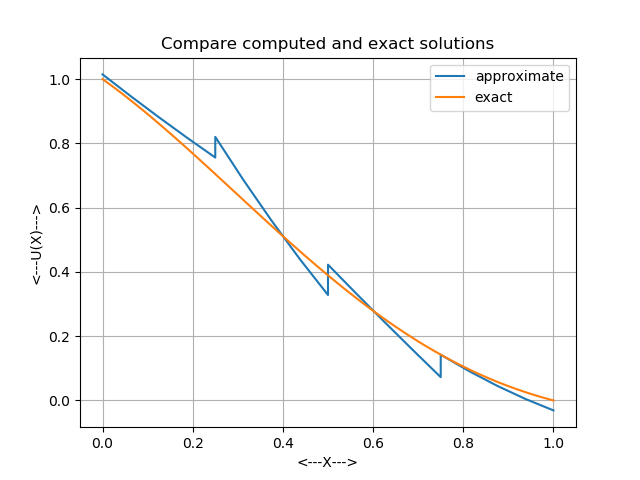

Here is the Python script that generated this plot:
#! /usr/bin/env python3
#
import numpy as np
import matplotlib.pyplot as plt
import platform
import scipy.sparse.linalg as la_sparse


def dg1d_poisson(nel, ss, penal, f):

    # *****************************************************************************80
    #
    # DG1D_POISSON applies Discontinuous Galerkin method to 1D Poisson equation.
    #
    #  Discussion:
    #
    #    A 1D version of the Poisson equation has the form
    #
    #      - ( K(x) u'(x) )' = f(x)  for 0 < x < 1
    #
    #      u(0) = 1
    #      u(1) = 0
    #
    #    Here, we will assume that K(x) = 1.
    #
    #    This function computes an approximate discrete solution to the problem,
    #    using a version of the Discontinuous Galerkin method.  The interval
    #    [0,1] is divided into NEL equal subintervals, over each of which a set
    #    of LOCDIM=3 basis monomials are defined, centered at the midpoint of
    #    the subinterval, and normalized to have unit value at the subinterval
    #    endpoints.
    #
    #    The discontinous Galerkin equations are then set up as the linear
    #    system A*c=b, where c represents coefficients of the basis functions.
    #    The result of solving this system can then be used to tabulate, evaluate,
    #    or plot the approximate DG solution function.
    #
    #  Modified:
    #
    #    17 September 2018
    #
    #  Author:
    #
    #    Original MATLAB version by Beatrice Riviere,
    #    Python version by Alex Lindsay: https://github.com/lindsayad
    #
    #  Reference:
    #
    #    Beatrice Riviere,
    #    Discontinuous Galerkin Methods for Solving Elliptic and Parabolic Equations,
    #    SIAM, 2008,
    #    ISBN: 978-0-898716-56-6
    #
    #  Parameters:
    #
    #   Input, integer NEL, the number of subintervals.
    #
    #    Input, real SS, the symmetrization parameter.
    #    Three values are meaningful:
    #    1.0: NIPG, nonsymmetric interior penalty Galerkin method.
    #    0.0: IIPG, incomplete interior penalty Galerkin method.
    #   -1.0: SIPG, symmetric interior penalty Galerkin method.
    #
    #    Input, real PENAL, the penalty parameter.
    #
    #    Input, F(x), the name of the function which evaluates the
    #    right hand side of the Poisson equation.
    #
    #    Output, real C(3*NEL), the DG coefficients.  The dimension of 3
    #    is due to the use of piecewise quadratics in the interpolation scheme.
    #

    #
    #  Dimension of local matrices.
    #  This number should correspond to the number of monomials used in each
    #  subinterval.  Because it is set to 3, we are using piecewise quadratics.
    #

    #
    #  Local matrices.
    #  These matrices have order locdimxlocdim.
    #  If we want to use higher order methods, then these local matrices would
    #  need to be enlarged, and the appropriate additional values inserted.
    #

    locdim = 3
    Amat = nel * np.array([
        [0.0, 0.0, 0.0],
        [0.0, 4.0, 0.0],
        [0.0, 0.0, 16.0 / 3.0]])

    Bmat = nel * np.array([
        [penal, 1.0 - penal, - 2.0 + penal],
        [- ss - penal, - 1.0 + ss - penal, 2.0 - ss - penal],
        [2.0 * ss + penal, 1.0 - 2.0 * ss - penal, - 2.0 + 2.0 * ss + penal]])

    Cmat = nel * np.array([
        [penal, - 1.0 + penal, - 2.0 + penal],
        [ss + penal, - 1.0 + ss + penal, - 2.0 + ss + penal],
        [2.0 * ss + penal, - 1.0 + 2.0 * ss + penal, - 2.0 + 2.0 * ss + penal]])

    Dmat = nel * np.array([
        [- penal, - 1.0 + penal, 2.0 - penal],
        [- ss - penal, - 1.0 + ss + penal, 2.0 - ss - penal],
        [- 2.0 * ss - penal, - 1.0 + 2.0 * ss + penal, 2.0 - 2.0 * ss - penal]])

    Emat = nel * np.array([
        [- penal, 1.0 - penal, 2.0 - penal],
        [ss + penal, - 1.0 + ss + penal, - 2.0 + ss + penal],
        [- 2.0 * ss - penal, 1.0 - 2.0 * ss - penal, 2.0 - 2.0 * ss - penal]])

    F0mat = nel * np.array([
        [penal, 2.0 - penal, - 4.0 + penal],
        [- 2.0 * ss - penal, - 2.0 + 2.0 * ss + penal, 4.0 - 2.0 * ss - penal],
        [4.0 * ss + penal, 2.0 - 4.0 * ss - penal, - 4.0 + 4.0 * ss + penal]])

    FNmat = nel * np.array([
        [penal, - 2.0 + penal, - 4.0 + penal],
        [2.0 * ss + penal, - 2.0 + 2.0 * ss + penal, - 4.0 + 2.0 * ss + penal],
        [4.0 * ss + penal, - 2.0 + 4.0 * ss + penal, - 4.0 + 4.0 * ss + penal]])
    #
    #  Dimension of global matrix.
    #
    glodim = nel * locdim

    #
    #  Initialize the global data.
    #
    A = np.zeros((glodim, glodim))
    b = np.zeros(glodim)

    #
    #  Gauss quadrature weights and points of order 2, which should be sufficient
    #  for integrals of products of piecewise quadratic functions.
    #
    ng = 2
    wg = np.array([1.0, 1.0])
    sg = np.array([-0.577350269189, 0.577350269189])

    #
    #  Assemble global matrix and RHS.
    #

    #
    #  First subinterval.
    #
    for ii in range(0, locdim):
        for jj in range(0, locdim):
            A[ii][jj] = A[ii][jj] + Amat[ii][jj] + F0mat[ii][jj] + Cmat[ii][jj]
            je = locdim + jj
            A[ii][je] = A[ii][je] + Dmat[ii][jj]

    b[0] = nel * penal
    b[1] = nel * penal * (-1.0) - ss * 2.0 * nel
    b[2] = nel * penal + ss * 4.0 * nel

    for ig in range(0, ng):
        xval = (sg[ig] + 1.0) / (2.0 * nel)
        b[0] = b[0] + wg[ig] * f(xval) / (2.0 * nel) * 1.0
        b[1] = b[1] + wg[ig] * f(xval) / (2.0 * nel) * sg[ig]
        b[2] = b[2] + wg[ig] * f(xval) / (2.0 * nel) * sg[ig] * sg[ig]

    #
    #  Intermediate subintervals.
    #
    for i in range(2, nel):
        for ii in range(0, locdim):
            ie = ii + (i - 1) * locdim
            for jj in range(0, locdim):
                je = jj + (i - 1) * locdim
                A[ie][je] = A[ie][je] + Amat[ii][jj] + \
                    Bmat[ii][jj] + Cmat[ii][jj]
                je = jj + (i - 2) * locdim
                A[ie][je] = A[ie][je] + Emat[ii][jj]
                je = jj + i * locdim
                A[ie][je] = A[ie][je] + Dmat[ii][jj]

            for ig in range(0, ng):
                xval = (sg[ig] + 2.0 * (i - 1) + 1.0) / (2.0 * nel)
                b[ie] = b[ie] + wg[ig] * f(xval) / (2.0 * nel) * (sg[ig] ** ii)

    #
    #  Last subinterval.
    #
    for ii in range(0, locdim):
        ie = ii + (nel - 1) * locdim
        for jj in range(0, locdim):
            je = jj + (nel - 1) * locdim
            A[ie][je] = A[ie][je] + Amat[ii][jj] + FNmat[ii][jj] + Bmat[ii][jj]
            je = jj + (nel - 2) * locdim
            A[ie][je] = A[ie][je] + Emat[ii][jj]

        for ig in range(0, ng):
            xval = (sg[ig] + 2.0 * (nel - 1) + 1.0) / (2.0 * nel)
            b[ie] = b[ie] + wg[ig] * f(xval) / (2.0 * nel) * (sg[ig] ** ii)
    #
    #  Solve the linear system.
    #
    c = np.linalg.solve(A, b)
    return c


def dg1d_poisson_interp(x, i, nel, order, c):

    # *****************************************************************************80
    #
    # DG1D_POISSON_INTERP evaluates a DG interpolant at a point in a subinterval.
    #
    #  Modified:
    #
    #    17 September 2018
    #
    #  Author:
    #
    #    John Burkardt
    #
    #  Parameters:
    #
    #    Input, real X, the location of the point.
    #
    #    Input, integer I, the subinterval containing X.
    #    0 <= I < NE.
    #
    #    Input, integer NE, the number of subintervals.
    #
    #    Input, integer ORDER, the number of monomials used.
    #
    #    Input, real C(ORDER*NE), the interpolant coefficients.
    #
    #    Output, real VALUE, the value of the interpolant at X.
    #
    value = 0.0
    for k in range(0, order):
        value = value + c[k + i * order] * dg1d_poisson_monomial(x, i, nel, k)
    return value


def dg1d_poisson_monomial(x, i, nel, order):

    # *****************************************************************************80
    #
    # DG1D_POISSON_MONOMIAL evaluates a monomial for the Poisson problem.
    #
    #  Discussion:
    #
    #    Assume the I-th interval has width H and midpoint XM.
    #    Then the monomial of order ORDER is:
    #
    #      m(x;i,order) = ( 2 * ( x - xm ) / h ) ^ order
    #
    #  Modified:
    #
    #    15 September 2018
    #
    #  Parameters:
    #
    #    Input, real X, the argument.
    #
    #    Input, integer I, the index of the interval.
    #    0 <= I < NE.
    #
    #    Input, integer NEL, the number of intervals.
    #
    #    Input, integer ORDER, the order of the monomial.
    #
    #    Output, real VALUE, the value of the monomial at X.
    #
    h = 1.0 / nel
    xl = i * h
    xr = (i + 1) * h
    xm = 0.5 * (xl + xr)
    value = (2.0 * (x - xm) / h) ** order
    return value


def dg1d_poisson_test():

    # *****************************************************************************80
    #
    # DG1D_POISSON_TEST tests DG1D_POISSON.
    #
    #  Discussion:
    #
    #   The formula for the value of the computed solution at the point
    #   x in subinterval i, using quadratic polyonomials, is:
    #
    #     uh(x) = c[1+(i-1)*locdim] * dg1d_poisson_monomial(x,i,ne,0)
    #           + c[2+(i-1)*locdim] * dg1d_poisson_monomial(x,i,ne,1)
    #           + c[3+(i-1)*locdim] * dg1d_poisson_monomial(x,i,ne,2)
    #
    #  Modified:
    #
    #    17 September 2018
    #

    print('')
    print('DG1D_POISSON_TEST')
    print('  Python version: %s' % (platform.python_version()))
    print('  DG1D_POISSON solves a 1D Poisson problem using the')
    print('  discontinuous Galerkin method.')

    nel = 4
    h = 1.0 / nel
    ss = 1
    penal = 1.0
    #
    #  LOCDIM is actually the number of monomials used in each subinterval.
    #
    locdim = 3
    #
    #  Report parameters.
    #
    print('')
    print('  0.0 < x < 1.0')
    print('  Number of subintervals = %d' % (nel))
    print('  Number of monomials in expansion = %d' % (locdim))
    print('  Penalty parameter = %g' % (penal))
    print('  DG choice = %g' % (ss))
    #
    #  Compute C, which represents the solution as a set of coefficients
    #  of monomials, indexed by polynomial degree and by subinterval.
    #
    c = dg1d_poisson(nel, ss, penal, dg1d_poisson_test_source)
    #
    #  Evaluate the computed solution at 5 points in each subinterval.
    #
    m = 5

    xh = np.zeros(m * nel)
    uh = np.zeros(m * nel)

    order = locdim
    k = 0
    for i in range(0, nel):
        xl = float(i) / float(nel)
        xr = float(i + 1) / float(nel)
        for j in range(0, m):
            xh[k] = ((m - 1 - j) * xl + j * xr) / float(m - 1)
            uh[k] = dg1d_poisson_interp(xh[k], i, nel, order, c)
            k = k + 1

    #
    #  Tabulate the exact and computed solutions.
    #
    print('')
    print('  I     X(I)      U(X(I))     Uh(X(I))')
    print('')
    for k in range(0, m * nel):
        exact = dg1d_poisson_test_exact(xh[k])
        print('%2d  %8f  %8f  %8f' % (k, xh[k], exact, uh[k]))

    #
    #  Evaluate the true solution at lots of points.
    #
    x = np.linspace(0.0, 1.0, 101)
    u = dg1d_poisson_test_exact(x)

    #
    #  Make a plot comparing the exact and computed solutions.
    #
    plt.plot(xh, uh, label='approximate')
    plt.plot(x, u, label='exact')
    plt.legend(loc=0)
    plt.grid(True)
    plt.xlabel('<---X--->')
    plt.ylabel('<---U(X)--->')
    plt.title('Compare computed and exact solutions')
    filename = 'dg1d_poisson.png'
    plt.savefig(filename)
    print('')
    print('  Graphics saved as "%s"' % (filename))
    plt.clf()

    print('')
    print('DG1D_POISSON_TEST')
    print('  Normal end of execution.')


def dg1d_poisson_test_exact(x):

    # *****************************************************************************80
    #
    # DG1D_POISSON_TEST_EXACT returns the exact solution for the test problem.
    #
    #  Modified:
    #
    #    15 September 2018
    #
    #  Parameters:
    #
    #    Input, real X, the argument.
    #
    #    Output, real VALUE, the value of the exact solution at X.
    #

    value = (1.0 - x) * np.exp(- x ** 2)

    return value


def dg1d_poisson_test_source(x):

    # *****************************************************************************80
    #
    # DG1D_POISSON_TEST_SOURCE evaluates the source term for the test problem.
    #
    #  Modified:
    #
    #    15 September 2018
    #
    #  Parameters:
    #
    #    Input, real X, the argument.
    #
    #    Output, real VALUE, the value of the source term at X.
    #

    value = - (2.0 * x - 2.0 * (1.0 - 2.0 * x)
               + 4.0 * x * (x - x ** 2)) * np.exp(- x * x)

    return value


if __name__ == '__main__':
    timestamp()
    dg1d_poisson_test()
    timestamp()
